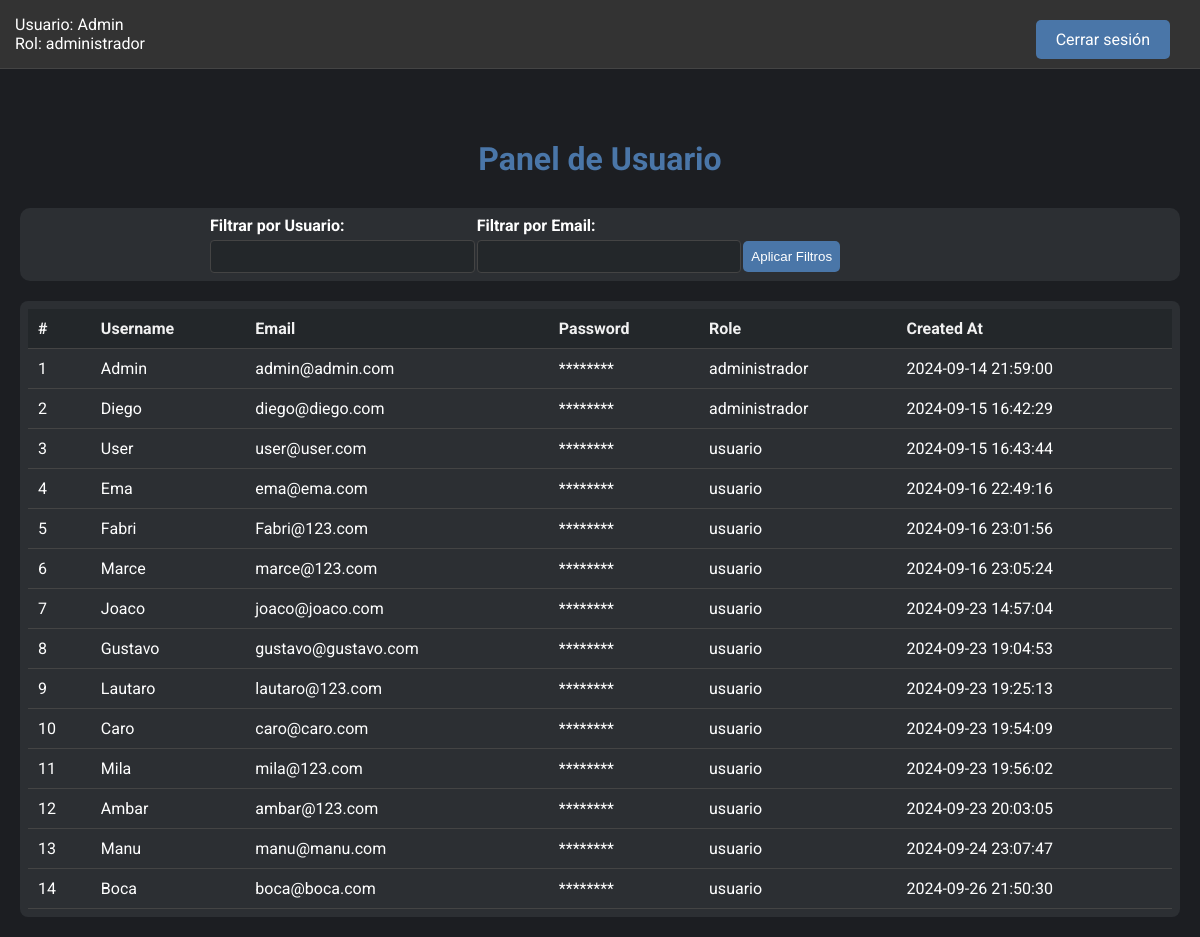
/dashboard.php (signed in), run on the app's committed database.
### tables this page shows
CREATE TABLE `users` (
  `id` int(11) NOT NULL,
  `username` varchar(50) NOT NULL,
  `email` varchar(100) NOT NULL,
  `password` varchar(255) NOT NULL,
  `role` enum('usuario','administrador') DEFAULT 'usuario',
  `created_at` timestamp NOT NULL DEFAULT current_timestamp(),
  `is_active` tinyint(1) DEFAULT 1,
  `failed_attempts` int(11) DEFAULT 0,
  `last_attempt` timestamp NULL DEFAULT NULL,
  `security_question_1` varchar(255) DEFAULT NULL,
  `security_question_2` varchar(255) DEFAULT NULL,
  `security_question_3` varchar(255) DEFAULT NULL
);

### dashboard.php (the view, shortened to what this page needs)
<?php
include 'db.php';
$isAdmin = $_SESSION['role'] === 'administrador';
$isUser = $_SESSION['role'] === 'usuario';
$username_filter = isset($_GET['username']) ? $_GET['username'] : '';
$email_filter = isset($_GET['email']) ? $_GET['email'] : '';
$sql = "SELECT id, username, email, password, role, created_at FROM users WHERE 1=1";
$params = [];
try {
    $stmt = $pdo->prepare($sql);
    $stmt->execute($params);
    $users = $stmt->fetchAll(PDO::FETCH_ASSOC);
} catch (PDOException $e) {
    echo 'Error: ' . $e->getMessage();
}
?>
<!DOCTYPE html>
<html lang="es">
<head>
    <link rel="stylesheet" href="css/dashboard.css">
</head>
<body>
    <div class="header">
        <div class="user-info">
            Usuario: <?php echo htmlspecialchars($_SESSION['username']); ?><br>
            Rol: <?php echo htmlspecialchars($_SESSION['role']); ?>
        </div>
        <div class="buttons">
            <a href="logout.php">Cerrar sesión</a>
        </div>
    </div>
    <div class="content">
        <h1>Panel de Usuario</h1>
        <div class="container">
            <div class="filter-container">
                <form method="GET" action="dashboard.php">
                    <div>
                        <label for="username">Filtrar por Usuario:</label>
                        <input type="text" name="username" id="username"
                            value="<?php echo htmlspecialchars($username_filter); ?>">
                    </div>
                    <div>
                        <label for="email">Filtrar por Email:</label>
                        <input type="text" name="email" id="email"
                            value="<?php echo htmlspecialchars($email_filter); ?>">
                    </div>
                    <div>
                        <input type="submit" value="Aplicar Filtros">
                    </div>
                </form>
            </div>
            <div class="table-container">
                <table>
                    <thead>
                        <tr>
                            <?php if ($isAdmin): ?>
                                <th>#</th>
                                <th>Username</th>
                                <th>Email</th>
                                <th>Password</th>
                                <th>Role</th>
                                <th>Created At</th>
                            <?php elseif ($isUser): ?>
                                <th>#</th>
                                <th>Email</th>
                                <th>Password</th>
                            <?php endif; ?>
                        </tr>
                    </thead>
                    <tbody>
                        <?php
                        foreach ($users as $row) {
                            echo '<tr>';
                            echo '<td>' . htmlspecialchars($row['id']) . '</td>';
                            if ($isAdmin) {
                                echo '<td>' . htmlspecialchars($row['username']) . '</td>';
                            }
                            echo '<td>' . htmlspecialchars($row['email']) . '</td>';
                            echo '<td>********</td>';
                            if ($isAdmin) {
                                echo '<td>' . htmlspecialchars($row['role']) . '</td>';
                                echo '<td>' . htmlspecialchars($row['created_at']) . '</td>';
                            }
                            echo '</tr>';
                        }
                        ?>
                    </tbody>
                </table>
            </div>
        </div>
    </div>
</body>
</html>

### css/dashboard.css (style rules this page uses)
.header { width: 100%; background-color: #333; color: white; padding: 15px; display: flex; justify-content: space-between; align-items: center; box-sizing: border-box; border-bottom: 1px solid #444; position: fixed; z-index: 10; top: 0; left: 0; }
body { font-family: 'Roboto', sans-serif; background-color: #1c1e22; color: white; margin: 0; padding: 20px; }
h1 { text-align: center; color: #4a76a8; margin-top: 120px; }
.buttons { position: absolute; top: 20px; right: 20px; }
.buttons a { display: inline-block; margin: 0 10px; padding: 10px 20px; background-color: #4a76a8; color: white; text-decoration: none; border-radius: 5px; }
.container { max-width: 100%; margin: 0 auto; }
.content { margin-top: 20px; }
.table-container { margin-top: 20px; background-color: #2c2f33; border-radius: 8px; padding: 8px; }
table { width: 100%; border-collapse: collapse; padding: 20px; }
th, td { padding: 10px; text-align: left; border-bottom: 1px solid #444; }
th { background-color: #23272a; color: #f1f1f1; }
.filter-container { display: flex; justify-content: center; background-color: #2c2f33; padding: 8px; border-radius: 10px; margin-top: 30px; }
.filter-container form { display: flex; justify-content: center; flex-wrap: wrap; max-width: 800px; width: 100%; }
.filter-container div { flex: 1; margin: 0 10px; min-width: 100px; }
.filter-container label { display: block; margin-bottom: 5px; font-weight: bold; }
.filter-container input[type="text"] { width: 100%; padding: 8px; border-radius: 4px; border: 1px solid #444; background-color: #23272a; color: white; }
.filter-container input[type="submit"] { margin-top: 25px; padding: 8px; background-color: #4a76a8; color: white; border: none; border-radius: 5px; cursor: pointer; }

### data on the page
users: id "1", username "Admin", email "admin@admin.com", role "administrador", created_at "2024-09-14 21:59:00"
users: id "2", username "Diego", email "diego@diego.com", role "administrador", created_at "2024-09-15 16:42:29"
users: id "3", username "User", email "user@user.com", role "usuario", created_at "2024-09-15 16:43:44"
users: id "4", username "Ema", email "ema@ema.com", role "usuario", created_at "2024-09-16 22:49:16"
users: id "5", username "Fabri", email "Fabri@123.com", role "usuario", created_at "2024-09-16 23:01:56"
users: id "6", username "Marce", email "marce@123.com", role "usuario", created_at "2024-09-16 23:05:24"
users: id "7", username "Joaco", email "joaco@joaco.com", role "usuario", created_at "2024-09-23 14:57:04"
users: id "8", username "Gustavo", email "gustavo@gustavo.com", role "usuario", created_at "2024-09-23 19:04:53"
users: id "9", username "Lautaro", email "lautaro@123.com", role "usuario", created_at "2024-09-23 19:25:13"
users: id "10", username "Caro", email "caro@caro.com", role "usuario", created_at "2024-09-23 19:54:09"
users: id "11", username "Mila", email "mila@123.com", role "usuario", created_at "2024-09-23 19:56:02"
users: id "12", username "Ambar", email "ambar@123.com", role "usuario", created_at "2024-09-23 20:03:05"
users: id "13", username "Manu", email "manu@manu.com", role "usuario", created_at "2024-09-24 23:07:47"
users: id "14", username "Boca", email "boca@boca.com", role "usuario", created_at "2024-09-26 21:50:30"

### other printed values
$_SESSION['username'] "Admin"
$_SESSION['role'] "administrador"
